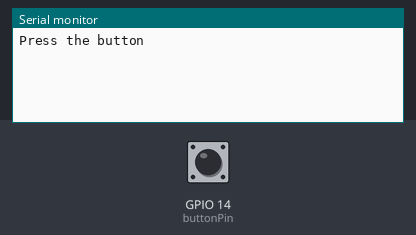
A sketch run on a simulated ESP32. Shown: the last lines printed to the serial monitor. The test bench sets the inputs (shaded band); at power-on: GPIO 14 (buttonPin) HIGH.

Above: at 1.2 s.
1.3 s: GPIO 14 (buttonPin) pulled LOW for 0.15 s
At 2.0 s:
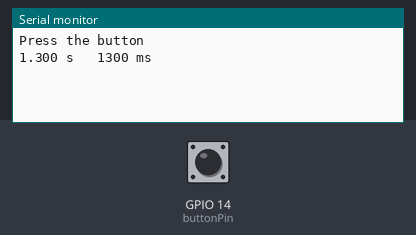
2.9 s: GPIO 14 (buttonPin) pulled LOW for 1 s
At 3.2 s:
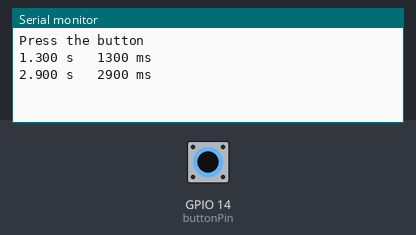
5.4 s: GPIO 14 (buttonPin) pulled LOW for 0.15 s
At 6.3 s:
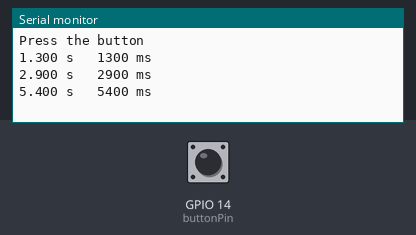

The sketch:

millis_button.ino
```cpp
int buttonPin = 14;
int lastButton = HIGH;

void setup() {
  Serial.begin(115200);
  pinMode(buttonPin, INPUT_PULLUP);
  Serial.println("Press the button");
}

void loop() {
  int button = digitalRead(buttonPin);

  if (button == LOW && lastButton == HIGH) {
    unsigned long ms = millis();

    Serial.print(ms / 1000.0, 3);
    Serial.print(" s   ");
    Serial.print(ms);
    Serial.println(" ms");

    delay(50);
  }

  lastButton = button;
}
```

Measured:
- after the input at 1.3 s, the serial monitor: prints a new line at once (image 1)
- after the input at 2.9 s, the serial monitor: prints a new line at once (image 2)
- after the input at 5.4 s, the serial monitor: prints a new line at once (image 3)
